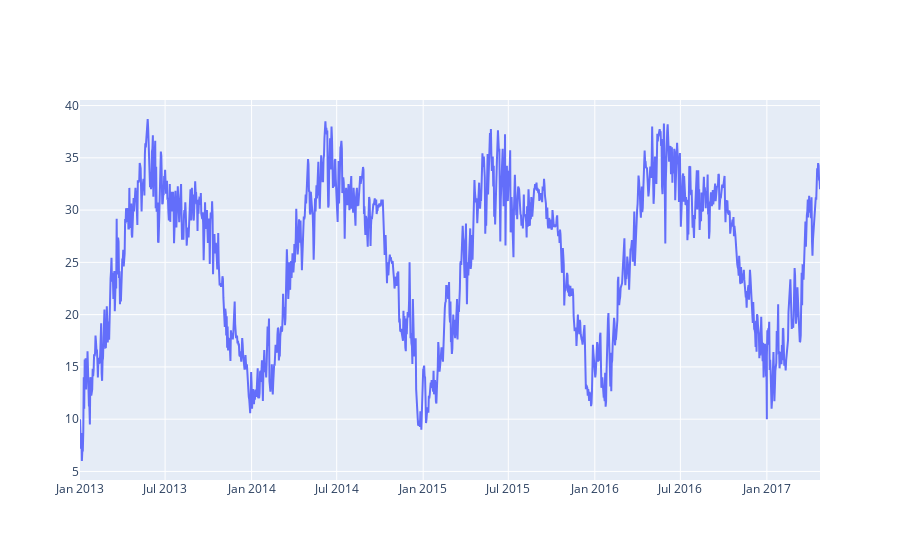

Notebook cell for this chart:
### Code cell
fig_temp = go.Figure()
fig_temp.add_trace(go.Scatter(x = data.index, y = data['meantemp'], mode='lines', name='Mean Temperature'))

### Figure 1 — Plotly figure (JSON) as saved in the notebook; plotly's stock layout.template omitted (floating-point values rounded to 4 significant figures; data arrays with more than 128 entries replaced by an {"elided": "..."} marker saying what was removed)
{"data": [{"mode": "lines", "name": "Mean Temperature", "type": "scatter", "x": {"elided": "1576 str values"}, "y": {"elided": "1576 float values"}}], "layout": {}}
